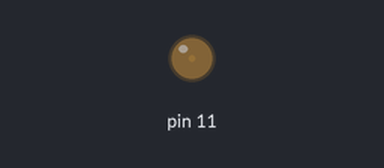
Bench run of a sketch on a simulated Arduino Uno, built with avr-gcc and run on an emulated ATmega328P. Parts: output pins drawn as LEDs (lit = HIGH).

Above: at 0.05 s.
At 0.65 s:
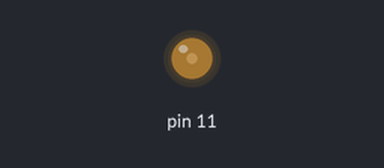
At 1.3 s:
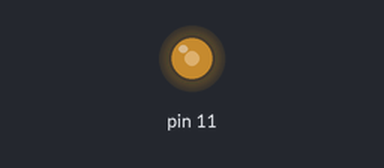
At 2.55 s:
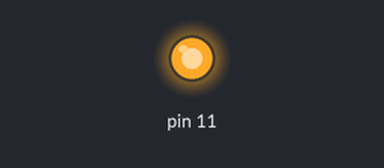
Timing chart, 0 to 5.9 s (numbered marks = the images above):
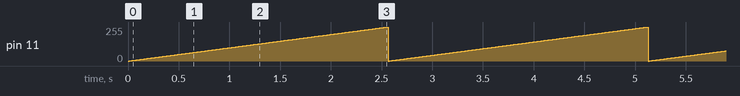

The sketch:

analogWriteTime.ino
```cpp
int analogValue = 0;
void setup(){
 pinMode(11,OUTPUT);
}

void loop(){
  analogWrite(11, analogValue);
  analogValue++;
  if(analogValue > 255) analogValue = 0;
  delay(10);
}
```

Measured:
- by itself, pin 11: ramps from 0/255 to 255/255 and jumps back, once every 2.6 s
